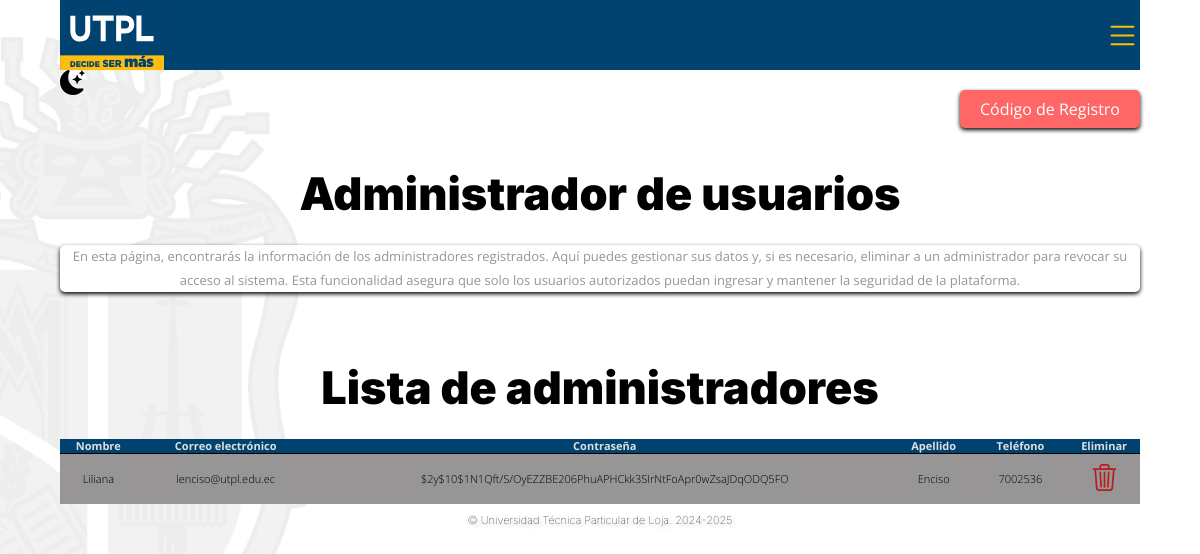
/paginaAdministrador (signed in), run on the app's committed database.
### tables this page shows
CREATE TABLE `usuarios` (
  `id` int NOT NULL AUTO_INCREMENT,
  `nombre` varchar(255) NOT NULL,
  `email` varchar(255) NOT NULL,
  `contrasena` varchar(255) NOT NULL,
  `apellido` varchar(255) DEFAULT NULL,
  `telefono` varchar(20) DEFAULT NULL,
  `admin` tinyint(1) DEFAULT '0',
  PRIMARY KEY (`id`)
);

### controllers/LoginController.php (called while the page is built, shortened)
<?php
class LoginController
{
    public static function paginaAdministrador(Router $router)
    {
        $administradores = Usuario::all();
        $router->render('auth/EditarUsuarios', [
            'administradores' => $administradores
        ]);
    }
}

### public/index.php (called while the page is built, shortened)
<?php
$router = new Router();
$router->get('/', [LoginController::class, 'paginaPrincipal']);
$router->get('/login', [LoginController::class, 'login']);
$router->post('/login', [LoginController::class, 'login']);
$router->get('/logout', [LoginController::class, 'logout']);
$router->post('/actualizar_codigo', [CodigoController::class, 'actualizarCodigoSecreto']);
$router->get('/actualizar_codigo', [CodigoController::class, 'actualizarCodigoSecreto']);
$router->post('/registrar_usuario', [LoginController::class, 'usuario']);
$router->get('/registrar_usuario', [LoginController::class, 'usuario']);
$router->get('/actualizar', [LoginController::class, 'actualizarLogin']);
$router->post('/actualizar', [LoginController::class, 'actualizarLogin']);
$router->get('/olvide', [LoginController::class, 'olvideContraseña']);
$router->post('/olvide', [LoginController::class, 'olvideContraseña']);
$router->get('/eliminarUsuario', [LoginController::class, 'eliminar']);
$router->get('/paginaAdministrador', [LoginController::class, 'paginaAdministrador']);
$router->get('/Eventos', [EventosController::class, 'Eventos']);
$router->post('/Eventos', [EventosController::class, 'Eventos']);
$router->get('/Revistas', [RevistasController::class, 'Revistas']);
$router->post('/Revistas', [RevistasController::class, 'Revistas']);
$router->get('/eliminar', [RevistasController::class, 'eliminar']);
$router->get('/eliminar_evento', [EventosController::class, 'eliminar']);
$router->get('/editar', [RevistasController::class, 'editar']);
$router->post('/editar', [RevistasController::class, 'editar']);
$router->get('/editar_evento', [EventosController::class, 'editar']);
$router->post('/editar_evento', [EventosController::class, 'editar']);
$router->get('/buscar_revistas_admin', [RevistasController::class, 'buscarAdmin']);
$router->post('/buscar_revistas_admin', [RevistasController::class, 'buscarAdmin']);
$router->get('/buscar_revistas_publico', [RevistasController::class, 'buscarPublico']);
$router->post('/buscar_revistas_publico', [RevistasController::class, 'buscarPublico']);
$router->get('/buscar_eventos_admin', [EventosController::class, 'buscarAdmin']);
$router->post('/buscar_eventos_admin', [EventosController::class, 'buscarAdmin']);
$router->get('/buscar_eventos_publico', [EventosController::class, 'buscarPublico']);
$router->post('/buscar_eventos_publico', [eventosController::class, 'buscarPublico']);
$router->comprobarRutas();

### models/ActiveRecord.php (called while the page is built, shortened)
<?php
class ActiveRecord
{
    protected static $db;
    protected static $tabla = '';
    public static function setDB($database)
    {
        self::$db = $database;
    }
    public static function all()
    {
        $query = "SELECT * FROM " . static::$tabla;
        $resultado = self::consultarSQL($query);
        return $resultado;
    }
    public static function consultarSQL($query)
    {
        $resultado = self::$db->query($query);
        $array = [];
        while ($registro = $resultado->fetch_assoc()) {
            $array[] = static::crearObjeto($registro);
        }
        return $array;
    }
    protected static function crearObjeto($registro)
    {
        $objeto = new static;
        foreach ($registro as $key => $value) {
            if (property_exists($objeto, $key)) {
                $objeto->$key = $value;
            }
        }
        return $objeto;
    }
}

### includes/funciones.php (called while the page is built, shortened)
<?php
function s($html) : string {
    $s = htmlspecialchars($html);
    return $s;
}

### views/auth/EditarUsuarios.php (the view, shortened to what this page needs)
<div class="contenedor">
    <?php
    include_once __DIR__ . "../../plantillas/Menu.php";
    ?>
    <a <a href="/actualizar_codigo" class="advertencia" style="background-color: #ff6666; color: #fff; padding: 10px 20px; text-decoration: none; border-radius: 5px; display: inline-block; float: right; margin-top: 20px;">Código de Registro</a>
    <h1>Administrador de usuarios</h1>
    <div class="advertencia">
        <p>En esta página, encontrarás la información de los administradores registrados. Aquí puedes gestionar sus datos y, si es necesario, eliminar a un administrador para revocar su acceso al sistema. Esta funcionalidad asegura que solo los usuarios autorizados puedan ingresar y mantener la seguridad de la plataforma.</p>
    </div>
    <table class="borde">
        <h1>Lista de administradores</h1>
        <thead class="encabezado-datos">
            <tr>
                <th>Nombre</th>
                <th>Correo electrónico</th>
                <th>Contraseña</th>
                <th>Apellido</th>
                <th>Teléfono</th>
                <th>Eliminar</th>
            </tr>
        </thead>
        <tbody class="informacion-datos"> <?php foreach ($administradores as $admin): ?>
                <tr>
                    <td><?php echo s($admin->nombre); ?></td>
                    <td><?php echo s($admin->email); ?></td>
                    <td><?php echo s($admin->contrasena); ?></td>
                    <td><?php echo s($admin->apellido); ?></td>
                    <td><?php echo s($admin->telefono); ?></td>
                    <td>
                        <a class="eliminar-E" href="/eliminarUsuario?id=<?php echo $admin->id; ?>" data-nombre="<?php echo s($admin->nombre); ?>">
                        </a>
                    </td>
                </tr>
            <?php endforeach; ?>
        </tbody>
    </table>
</div>

### public/build/css/app.css (style rules this page uses)
body { margin:0 }
h1 { font-size:2em;margin:.67em 0 }
a { background-color:rgba(0,0,0,0) }
*,*:before,*:after { box-sizing:inherit }
html { font-size:62.5%;box-sizing:border-box;height:100% }
body { background:url("/build/img/fondo-utpl.svg");background-repeat:no-repeat;background-size:46rem;background-position:unset;font-family:"Open Sans",sans-serif;font-size:1.6rem;min-height:100% }
.contenedor { width:90%;max-width:120rem;margin:0 auto }
a { text-decoration:none }
h1,h2,h3 { font-family:"Inter",sans-serif;margin:0 0 2.5rem 0;font-weight:900 }
h1 { font-size:4.5rem;text-align:center;margin-top:7rem }
p { font-size:2rem;color:#979595;line-height:1.8;text-align:center }
.borde { overflow-x:auto;display:block;text-align:center;border-collapse:collapse }
@media (min-width: 768px) { .borde { display:table;width:100%;table-layout:auto } }
.encabezado-datos { background-color:#004370;color:#dedede;font-size:1.1rem;border-bottom:solid 1.4px #000 }
.informacion-datos { font-size:1.1rem;background-color:#979595 }
.informacion-datos a { color:#dedede }
.informacion-datos td { padding:1rem;color:#000;font-weight:100 }
.eliminar { color:#b91d1d;transition:transform .3s ease }
.advertencia { box-shadow:0 2px 4px #000;background-color:#fff;border-radius:5px }
.advertencia p { font-size:1.3rem }

### data on the page
usuarios: nombre "Liliana", email "lenciso@utpl.edu.ec", contrasena "$2y$10$1N1Qft/S/OyEZZBE206PhuAPHCkk3SIrNtFoApr0wZsaJDqODQ5FO", apellido "Enciso", telefono "7002536"
